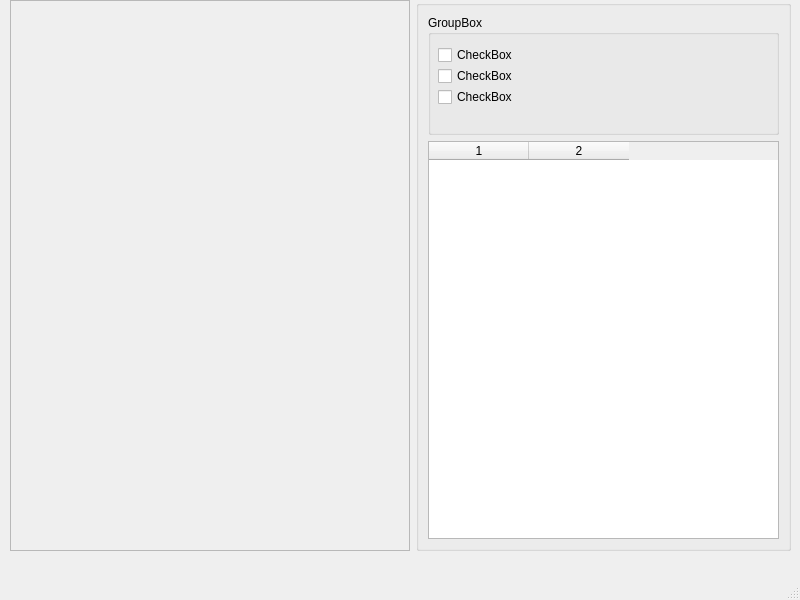
<?xml version="1.0" encoding="UTF-8"?>
<ui version="4.0">
 <class>MainWindow</class>
 <widget class="QMainWindow" name="MainWindow">
  <property name="geometry">
   <rect>
    <x>0</x>
    <y>0</y>
    <width>800</width>
    <height>600</height>
   </rect>
  </property>
  <property name="windowTitle">
   <string>MainWindow</string>
  </property>
  <widget class="QWidget" name="centralwidget">
   <widget class="QWidget" name="">
    <property name="geometry">
     <rect>
      <x>10</x>
      <y>0</y>
      <width>781</width>
      <height>551</height>
     </rect>
    </property>
    <layout class="QHBoxLayout" name="horizontalLayout">
     <property name="sizeConstraint">
      <enum>QLayout::SetDefaultConstraint</enum>
     </property>
     <item>
      <widget class="QFrame" name="frame">
       <property name="minimumSize">
        <size>
         <width>400</width>
         <height>400</height>
        </size>
       </property>
       <property name="frameShape">
        <enum>QFrame::StyledPanel</enum>
       </property>
       <property name="frameShadow">
        <enum>QFrame::Raised</enum>
       </property>
      </widget>
     </item>
     <item>
      <widget class="QGroupBox" name="">
       <property name="minimumSize">
        <size>
         <width>240</width>
         <height>0</height>
        </size>
       </property>
       <layout class="QVBoxLayout" name="verticalLayout">
        <item>
         <widget class="QGroupBox" name="groupBox">
          <property name="sizePolicy">
           <sizepolicy hsizetype="Preferred" vsizetype="Preferred">
            <horstretch>0</horstretch>
            <verstretch>0</verstretch>
           </sizepolicy>
          </property>
          <property name="minimumSize">
           <size>
            <width>0</width>
            <height>120</height>
           </size>
          </property>
          <property name="title">
           <string>GroupBox</string>
          </property>
          <widget class="QCheckBox" name="checkBox_2">
           <property name="geometry">
            <rect>
             <x>10</x>
             <y>51</y>
             <width>87</width>
             <height>20</height>
            </rect>
           </property>
           <property name="text">
            <string>CheckBox</string>
           </property>
          </widget>
          <widget class="QCheckBox" name="checkBox">
           <property name="geometry">
            <rect>
             <x>10</x>
             <y>30</y>
             <width>87</width>
             <height>20</height>
            </rect>
           </property>
           <property name="text">
            <string>CheckBox</string>
           </property>
          </widget>
          <widget class="QCheckBox" name="checkBox_3">
           <property name="geometry">
            <rect>
             <x>10</x>
             <y>72</y>
             <width>87</width>
             <height>20</height>
            </rect>
           </property>
           <property name="text">
            <string>CheckBox</string>
           </property>
          </widget>
         </widget>
        </item>
        <item>
         <widget class="QTableWidget" name="tableWidget">
          <property name="columnCount">
           <number>2</number>
          </property>
          <attribute name="verticalHeaderVisible">
           <bool>false</bool>
          </attribute>
          <column/>
          <column/>
         </widget>
        </item>
       </layout>
      </widget>
     </item>
    </layout>
   </widget>
  </widget>
  <widget class="QMenuBar" name="menubar">
   <property name="geometry">
    <rect>
     <x>0</x>
     <y>0</y>
     <width>800</width>
     <height>22</height>
    </rect>
   </property>
  </widget>
  <widget class="QStatusBar" name="statusbar"/>
 </widget>
 <resources/>
 <connections/>
</ui>
